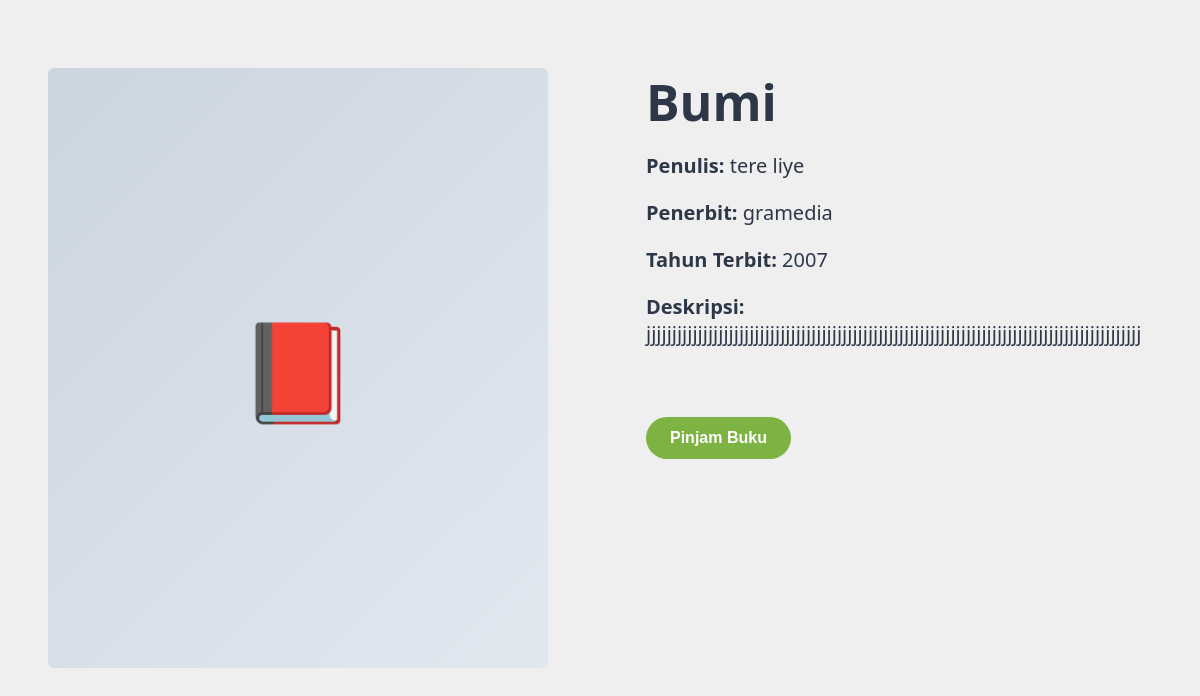
/pemustaka/detailBuku.php?idBuku=1, run on the app's committed database.
### tables this page shows
CREATE TABLE `buku` (
  `idBuku` int(11) NOT NULL,
  `judulBuku` varchar(50) NOT NULL,
  `tahunTerbit` year(4) NOT NULL,
  `halaman` decimal(10,0) NOT NULL,
  `penerbit` varchar(50) NOT NULL,
  `bahasa` varchar(50) NOT NULL,
  `deskripsi` longtext NOT NULL,
  `kategoriBuku` enum('Karya Umum','Ilmu Komputer','Agama','Ilmu Sosial','Sejarah','Seni') NOT NULL,
  `statusBuku` enum('Tersedia','Sedang Dipinjam','','') NOT NULL,
  `penulis` varchar(50) NOT NULL
);

### database.php (called while the page is built, shortened)
<?php
 require_once(BASE_PATH . '/conn.php');
function detailbuku($idBuku){
    global $DBH;
    $stmt = $DBH->prepare("SELECT * FROM buku WHERE idBuku = :idBuku");
    $stmt->bindParam(':idBuku', $idBuku);
    $stmt->execute();
    $result = $stmt->fetchAll();
    return $result;
}
 ?>

### pemustaka/detailBuku.php (the view, shortened to what this page needs)
<?php
require_once(BASE_PATH . '/database.php');
$id = $_GET['idBuku'];
$bukudetail = detailbuku($id);
?>
<link rel="stylesheet" href="../assets/style.css">
<div class="detail">
    <div class="cover">
        <div class="book-cover-large">📕</div>
    </div>
    <?php foreach ($bukudetail as $detail):?>
    <div class="detailbuku">
        <h1><?= $detail['judulBuku']?></h1>
        <p><strong>Penulis:</strong> <?= $detail['penulis']?></p>
        <p><strong>Penerbit:</strong> <?= $detail['penerbit']?></p>
        <p><strong>Tahun Terbit:</strong> <?= $detail['tahunTerbit']?></p>
        <p><strong>Deskripsi:</strong> <?= $detail['deskripsi']?></p>
        <a href="../index.php?page=pinjam"><button class="pinjam-button">Pinjam Buku</button></a>
    </div>
    <?php endforeach; ?>
</div>

### assets/style.css (style rules this page uses)
* { margin: 0; padding: 0; box-sizing: border-box; }
a { text-decoration: none; }
.detail { background: rgba(215, 215, 215, 0.39); padding: 3rem; display: flex; gap: 3rem; width: 100%; height: 100%; }
.detailbuku { max-width: 600px; margin-left: 50px; margin-top: 20px; }
.detailbuku h1 { font-size: 50px; margin-bottom: 1rem; }
.detailbuku p { font-size: 20px; margin-bottom: 20px; }
.pinjam-button { margin-top: 50px; background-color: #7cb342; color: white; padding: 0.75rem 1.5rem; border: none; border-radius: 25px; font-size: 1rem; font-weight: 600; cursor: pointer; transition: background-color 0.3s; }
.book-cover-large { width: 500px; height: 600px; background: linear-gradient(135deg, #cbd5e0 0%, #e2e8f0 100%); border-radius: 6px; margin-bottom: 20px; margin-top: 20px; display: flex; align-items: center; justify-content: center; font-size: 96px; }

### data on the page
buku: judulBuku "Bumi", penulis "tere liye", penerbit "gramedia", tahunTerbit "2007", deskripsi "jjjjjjjjjjjjjjjjjjjjjjjjjjjjjjjjjjjjjjjjjjjjjjjjjjjjjjjjjjjjjjjjjjjjjjjjjjjjjjjjjjjjjjjjjjjjjjjj"
